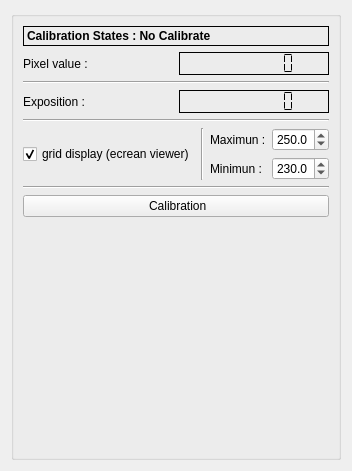
      <widget class="QWidget" name="tab_3">
       <attribute name="title">
        <string>Calibration Exposition :</string>
       </attribute>
       <layout class="QVBoxLayout" name="verticalLayout_15">
        <item>
         <widget class="QGroupBox" name="groupBox_4">
          <property name="title">
           <string/>
          </property>
          <layout class="QVBoxLayout" name="verticalLayout_16">
           <item>
            <widget class="QLabel" name="label_CalibrationState">
             <property name="minimumSize">
              <size>
               <width>0</width>
               <height>20</height>
              </size>
             </property>
             <property name="maximumSize">
              <size>
               <width>16777215</width>
               <height>20</height>
              </size>
             </property>
             <property name="font">
              <font>
               <family>MS Shell Dlg 2</family>
               <weight>75</weight>
               <bold>true</bold>
              </font>
             </property>
             <property name="frameShape">
              <enum>QFrame::Panel</enum>
             </property>
             <property name="text">
              <string>Calibration States : No Calibrate</string>
             </property>
             <property name="textFormat">
              <enum>Qt::AutoText</enum>
             </property>
             <property name="scaledContents">
              <bool>false</bool>
             </property>
             <property name="wordWrap">
              <bool>false</bool>
             </property>
            </widget>
           </item>
           <item>
            <layout class="QHBoxLayout" name="horizontalLayout_28">
             <item>
              <widget class="QLabel" name="label_12">
               <property name="text">
                <string>Pixel value :</string>
               </property>
              </widget>
             </item>
             <item>
              <widget class="QLCDNumber" name="lcdNumber_pixel">
               <property name="frameShadow">
                <enum>QFrame::Plain</enum>
               </property>
               <property name="smallDecimalPoint">
                <bool>true</bool>
               </property>
               <property name="digitCount">
                <number>7</number>
               </property>
               <property name="segmentStyle">
                <enum>QLCDNumber::Flat</enum>
               </property>
               <property name="value" stdset="0">
                <double>0.000000000000000</double>
               </property>
               <property name="intValue" stdset="0">
                <number>0</number>
               </property>
              </widget>
             </item>
            </layout>
           </item>
           <item>
            <widget class="Line" name="line_17">
             <property name="orientation">
              <enum>Qt::Horizontal</enum>
             </property>
            </widget>
           </item>
           <item>
            <layout class="QHBoxLayout" name="horizontalLayout_30">
             <item>
              <widget class="QLabel" name="label_19">
               <property name="text">
                <string>Exposition :</string>
               </property>
              </widget>
             </item>
             <item>
              <widget class="QLCDNumber" name="lcdNumber_expo">
               <property name="frameShadow">
                <enum>QFrame::Plain</enum>
               </property>
               <property name="smallDecimalPoint">
                <bool>true</bool>
               </property>
               <property name="digitCount">
                <number>7</number>
               </property>
               <property name="segmentStyle">
                <enum>QLCDNumber::Flat</enum>
               </property>
               <property name="value" stdset="0">
                <double>0.000000000000000</double>
               </property>
               <property name="intValue" stdset="0">
                <number>0</number>
               </property>
              </widget>
             </item>
            </layout>
           </item>
           <item>
            <widget class="Line" name="line_18">
             <property name="orientation">
              <enum>Qt::Horizontal</enum>
             </property>
            </widget>
           </item>
           <item>
            <layout class="QHBoxLayout" name="horizontalLayout_29">
             <item>
              <widget class="QCheckBox" name="checkBox_grid">
               <property name="text">
                <string>grid display (ecrean viewer)</string>
               </property>
               <property name="checked">
                <bool>true</bool>
               </property>
              </widget>
             </item>
             <item>
              <widget class="Line" name="line_16">
               <property name="orientation">
                <enum>Qt::Vertical</enum>
               </property>
              </widget>
             </item>
             <item>
              <layout class="QFormLayout" name="formLayout">
               <item row="0" column="0">
                <widget class="QLabel" name="label_Max_2">
                 <property name="text">
                  <string>Maximun :</string>
                 </property>
                </widget>
               </item>
               <item row="0" column="1">
                <widget class="QDoubleSpinBox" name="spinBox_max_calibration">
                 <property name="decimals">
                  <number>1</number>
                 </property>
                 <property name="maximum">
                  <double>255.000000000000000</double>
                 </property>
                 <property name="value">
                  <double>250.000000000000000</double>
                 </property>
                </widget>
               </item>
               <item row="1" column="0">
                <widget class="QLabel" name="label_Min_2">
                 <property name="text">
                  <string>Minimun :</string>
                 </property>
                </widget>
               </item>
               <item row="1" column="1">
                <widget class="QDoubleSpinBox" name="spinBox_min_calibration">
                 <property name="decimals">
                  <number>1</number>
                 </property>
                 <property name="maximum">
                  <double>255.000000000000000</double>
                 </property>
                 <property name="value">
                  <double>230.000000000000000</double>
                 </property>
                </widget>
               </item>
              </layout>
             </item>
            </layout>
           </item>
           <item>
            <widget class="Line" name="line_19">
             <property name="orientation">
              <enum>Qt::Horizontal</enum>
             </property>
            </widget>
           </item>
           <item>
            <widget class="QPushButton" name="button_calibration">
             <property name="enabled">
              <bool>true</bool>
             </property>
             <property name="text">
              <string> Calibration</string>
             </property>
             <property name="icon">
              <iconset resource="icone.qrc">
               <normaloff>:/iconePhoto/icone/exposure.png</normaloff>:/iconePhoto/icone/exposure.png</iconset>
             </property>
            </widget>
           </item>
           <item>
            <spacer name="verticalSpacer">
             <property name="orientation">
              <enum>Qt::Vertical</enum>
             </property>
             <property name="sizeHint" stdset="0">
              <size>
               <width>20</width>
               <height>231</height>
              </size>
             </property>
            </spacer>
           </item>
          </layout>
         </widget>
        </item>
       </layout>
      </widget>
